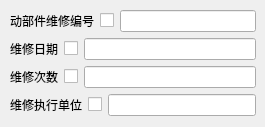
      <widget class="QWidget" name="tab_5">
       <attribute name="title">
        <string>动部件维修信息表</string>
       </attribute>
       <widget class="QWidget" name="layoutWidget">
        <property name="geometry">
         <rect>
          <x>10</x>
          <y>10</y>
          <width>246</width>
          <height>108</height>
         </rect>
        </property>
        <layout class="QVBoxLayout" name="verticalLayout_4">
         <item>
          <layout class="QHBoxLayout" name="horizontalLayout_14">
           <item>
            <widget class="QLabel" name="label_12">
             <property name="text">
              <string>动部件维修编号</string>
             </property>
            </widget>
           </item>
           <item>
            <widget class="QCheckBox" name="checkBox_13">
             <property name="text">
              <string/>
             </property>
            </widget>
           </item>
           <item>
            <widget class="QLineEdit" name="lineEdit_13"/>
           </item>
          </layout>
         </item>
         <item>
          <layout class="QHBoxLayout" name="horizontalLayout_15">
           <item>
            <widget class="QLabel" name="label_15">
             <property name="text">
              <string>维修日期</string>
             </property>
            </widget>
           </item>
           <item>
            <widget class="QCheckBox" name="checkBox_14">
             <property name="text">
              <string/>
             </property>
            </widget>
           </item>
           <item>
            <widget class="QLineEdit" name="lineEdit_14"/>
           </item>
          </layout>
         </item>
         <item>
          <layout class="QHBoxLayout" name="horizontalLayout_16">
           <item>
            <widget class="QLabel" name="label_16">
             <property name="text">
              <string>维修次数</string>
             </property>
            </widget>
           </item>
           <item>
            <widget class="QCheckBox" name="checkBox_15">
             <property name="text">
              <string/>
             </property>
            </widget>
           </item>
           <item>
            <widget class="QLineEdit" name="lineEdit_15"/>
           </item>
          </layout>
         </item>
         <item>
          <layout class="QHBoxLayout" name="horizontalLayout_17">
           <item>
            <widget class="QLabel" name="label_17">
             <property name="text">
              <string>维修执行单位</string>
             </property>
            </widget>
           </item>
           <item>
            <widget class="QCheckBox" name="checkBox_16">
             <property name="text">
              <string/>
             </property>
            </widget>
           </item>
           <item>
            <widget class="QLineEdit" name="lineEdit_16"/>
           </item>
          </layout>
         </item>
        </layout>
       </widget>
      </widget>
